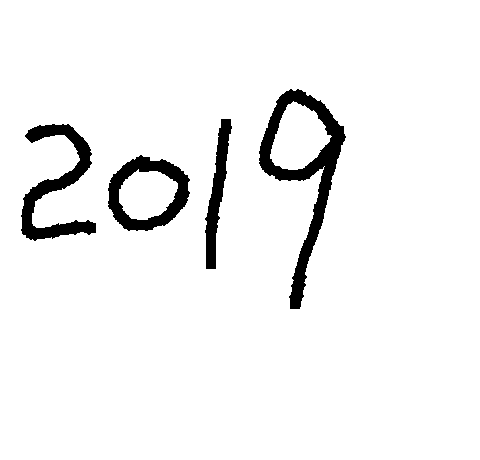
#> input picture tmp/1.png, 480 x 460 px
$ python recognize.py   (older library calls are emulated)
#> lines starting #> are read from the running program, lines starting #| are printed output that depends on the picture; after the words box and inside, x2 and y2 are one past the last pixel; in counts of white or black regions, pixels touching at a corner belong together
#> the answer given: tmp/1.png
### NN.py
import numpy as np


# [5 lines left out: function label_binarizer, not called in this run]


def tanh(x):
    return np.tanh(x)


def tanh_deriv(x):
    return 1.0 - np.tanh(x) * np.tanh(x)


def logistic(x):
    return 1 / (1 + np.exp(-x))


def logistic_derivative(x):
    return logistic(x) * (1 - logistic(x))


class NeuralNetwork:
    def __init__(self, layers, activation='tanh'):

#> called with activation = 'logistic'
        if activation == 'logistic':
            self.activation = logistic
            self.activation_deriv = logistic_derivative
        elif activation == 'tanh':
            self.activation = tanh
            self.activation_deriv = tanh_deriv

        self.weights = []
        for i in range(1, len(layers) - 1):
            self.weights.append((2 * np.random.random((layers[i - 1] + 1, layers[i] + 1)) - 1) * 0.25)
            self.weights.append((2 * np.random.random((layers[i] + 1, layers[i + 1])) - 1) * 0.25)
#> in GetCutZip, img is the input picture: PIL image 480x460 RGB; 94.8% white; 4 black regions, box (x1, y1, x2, y2) and area: (259, 89, 346, 309) 4516, (21, 124, 96, 241) 2918, (108, 155, 190, 231) 2462, (205, 119, 232, 269) 1643

    # [25 lines left out: function fit, not called in this run]

    def predict(self, x):
        self.weights = np.load("weights.npy")
        x = np.array(x)
        temp = np.ones(x.shape[0] + 1)
        temp[0:-1] = x
        a = temp
        for l in range(0, len(self.weights)):
            a = self.activation(np.dot(a, self.weights[l]))
        return a

### recognize.py
from PIL import Image
from NN import *


def Normalization(dataset):
    temp = dataset - np.tile(dataset.min(), dataset.shape)
    maxmatrix = np.tile(temp.max(), dataset.shape)
#> maxmatrix: shape (460, 480) float64; every value is 255
    return temp / maxmatrix


def rgb2gray(rgb):
    return np.dot(rgb[..., :3], [0.299, 0.587, 0.114])


def getimage_array(filename):
    img = Image.open(filename)
    img_array = np.array(img)
    if img_array.ndim == 3:
        img_array = rgb2gray(img_array)
    img_array = img_array.flatten()
    img_array = 1 - Normalization(img_array)
    return img_array


def JudgeEdge(img_array):
    height = len(img_array)
    width = len(img_array[0])
    size = [-1, -1, -1, -1]
    for i in range(height):
        high = img_array[i]
        low = img_array[height - 1 - i]
        if len(high[high > 0]) > 0 and size[0] == -1:
            size[0] = i
        if len(low[low > 0]) > 0 and size[1] == -1:
            size[1] = height - 1 - i
        if size[1] != -1 and size[0] != -1:
            break
    for i in range(width):
        left = img_array[:, i]
        right = img_array[:, width - 1 - i]
        if len(left[left > 0]) > 0 and size[2] == -1:
            size[2] = i
        if len(right[right > 0]) > 0 and size[3] == -1:
            size[3] = width - i - 1
        if size[2] != -1 and size[3] != -1:
            break
    return size


def JudgeOneNumber(img_array):
    edge = [-1, -1]
    width = len(img_array[0])
#> width = 480
    for i in range(width):
        left = img_array[:, i]
        right = img_array[:, width - 1 - i]
        if len(left[left > 0]) > 0 and edge[0] == -1:
            edge[0] = i
        if len(right[right > 0]) > 0 and edge[1] == -1:
            edge[1] = width - i - 1
        if edge[0] != -1 and edge[1] != -1:
            break
#> after the loop, edge = [21, 345]
    for j in range(edge[0], edge[1] + 1):
        border = img_array[:, j]
        if len(border[border > 0]) == 0:
            return False
    return True


def SplitPicture(img_array, img_list):
    if JudgeOneNumber(img_array):
        img_list.append(img_array)
        return img_list
    width = len(img_array[0])
#> width = 480
    for i in range(width):
        left_border = img_array[:, i]
        right_border = img_array[:, i + 1]
        if len(left_border[left_border > 0]) > 0 and len(right_border[right_border > 0]) == 0:
            break
    return_array = img_array[:, 0:i + 1]
#> return_array: shape (460, 96) float64; values 0 (black) and 1 (white), 6.6% white; 1 white region, box (x1, y1, x2, y2) and area: (21, 124, 96, 241) 2918
    img_list.append(return_array)
    new_array = img_array[:, i + 1:]
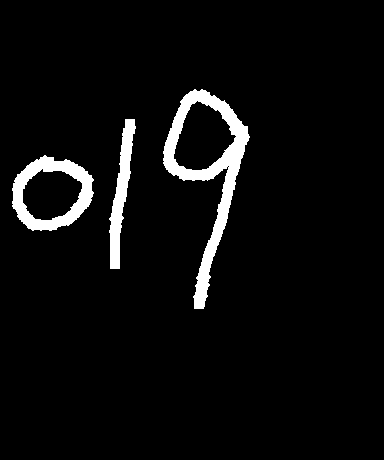
#> new_array: shape (460, 384) float64; values 0 (black) and 1 (white), 4.9% white; 3 white regions, box (x1, y1, x2, y2) and area: (163, 89, 250, 309) 4516, (12, 155, 94, 231) 2462, (109, 119, 136, 269) 1643
    return SplitPicture(new_array, img_list)
#> in SplitPicture (call 2), `width = len(img_array[0])`: width = 384
#> in SplitPicture (call 2), `return_array = img_array[:, 0:i + 1]`:
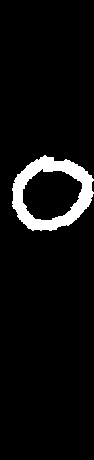
#> return_array: shape (460, 94) float64; values 0 (black) and 1 (white), 5.7% white; 1 white region, box (x1, y1, x2, y2) and area: (12, 155, 94, 231) 2462
#> in SplitPicture (call 2), `new_array = img_array[:, i + 1:]`:
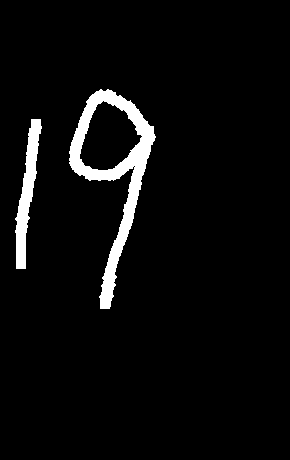
#> new_array: shape (460, 290) float64; values 0 (black) and 1 (white), 4.6% white; 2 white regions, box (x1, y1, x2, y2) and area: (69, 89, 156, 309) 4516, (15, 119, 42, 269) 1643
#> in SplitPicture (call 3), `width = len(img_array[0])`: width = 290
#> in SplitPicture (call 3), `return_array = img_array[:, 0:i + 1]`: return_array: shape (460, 42) float64; values 0 (black) and 1 (white), 8.5% white; 1 white region, box (x1, y1, x2, y2) and area: (15, 119, 42, 269) 1643
#> in SplitPicture (call 3), `new_array = img_array[:, i + 1:]`:
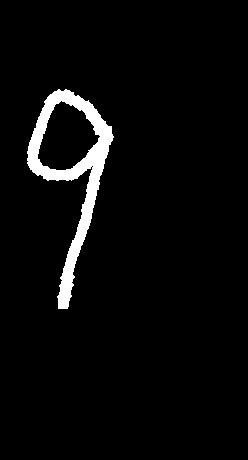
#> new_array: shape (460, 248) float64; values 0 (black) and 1 (white), 4% white; 1 white region, box (x1, y1, x2, y2) and area: (27, 89, 114, 309) 4516


# 读取图片，包括图片灰度化、剪裁、压缩
def GetCutZip(imagename):
    img = Image.open(imagename)
    img_array = np.array(img)
    # RGB图灰度化
    if img_array.ndim == 3:
        img_array = rgb2gray(img_array)

    # img = Image.fromarray(np.uint8(img_array))

    # img.show()
    # 提高数字与背景的对比度
    img_array = Normalization(img_array)
    # 白底黑字图像转化为黑底白字
    arr1 = (img_array >= 0.9)
    arr0 = (img_array <= 0.1)
    if arr1.sum() > arr0.sum():
        img_array = 1 - img_array

    img = Image.fromarray(np.uint8(img_array))

    # img.show()

    # 消除部分噪音，便于提取数字
    img_array[img_array > 0.7] = 1
    img_array[img_array < 0.4] = 0
    img_list = SplitPicture(img_array, [])
#> img_list = 4 items
    final_list = []
    for img_array in img_list:
        edge = JudgeEdge(img_array)
        cut_array = img_array[edge[0]:edge[1] + 1, edge[2]:edge[3] + 1]
        cut_img = Image.fromarray(np.uint8(cut_array * 255))
        if cut_img.size[0] <= cut_img.size[1]:
            zip_img = cut_img.resize((20 * cut_img.size[0] // cut_img.size[1], 20), Image.ANTIALIAS)
        else:
            zip_img = cut_img.resize((20, 20 * cut_img.size[1] // cut_img.size[0]), Image.ANTIALIAS)
        zip_img_array = np.array(zip_img)
        final_array = np.zeros((28, 28))
        height = len(zip_img_array)
        width = len(zip_img_array[0])
        high = (28 - height) // 2
        left = (28 - width) // 2
        final_array[high:high + height, left:left + width] = zip_img_array
        final_array = Normalization(final_array)
        final_list.append(final_array)
#> this loop made 4 passes
#> (height, width, edge, high, left) on passes 1 to 4: (20, 12, [124, 240, 21, 95], 4, 8), (18, 20, [155, 230, 12, 93], 5, 4), (20, 3, [119, 268, 15, 41], 4, 12), (20, 7, [89, 308, 27, 113], 4, 10)
#> pass 1, in GetCutZip, `cut_array = img_array[edge[0]:edge[1] + 1, edge[2]:edge[3] + 1]`:
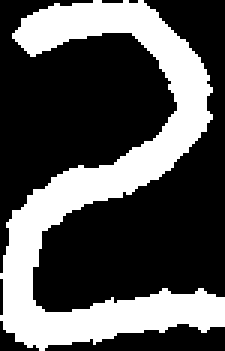
#> cut_array: shape (117, 75) float64 (shown 3 times larger); values 0 (black) and 1 (white), 33.3% white; 1 white region, box (x1, y1, x2, y2) and area: (0, 0, 75, 117) 2918
#> pass 1, in Normalization (call 2), `temp = dataset - np.tile(dataset.min(), dataset.shape)`:
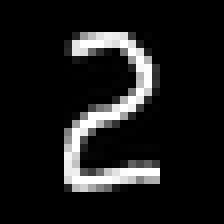
#> temp: shape (28, 28) float64 (shown 8 times larger); min 0, max 255, mean 26.3
#> after the loop:
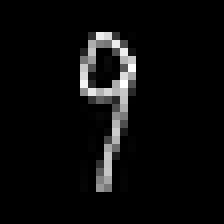
#> final_array: shape (28, 28) float64 (shown 8 times larger); min 0, max 1, mean 0.0459
#> after the loop, final_list = 4 items
        # print(final_list[0])
    return final_list


def recognize(src):
    nn = NeuralNetwork([784, 250, 10], 'logistic')
    img_list = GetCutZip(src)
#> img_list = 4 items
    final_result = ''
    for img_array in img_list:
        img_array = img_array.flatten()
        result_list = nn.predict(img_array)
        result = np.argmax(result_list)
        final_result = final_result + str(result)
#> this loop made 1 pass
#> after the loop, final_result = ''
    return final_result


if __name__ == "__main__":
    img_path = input("请输入图片路径:\n")
#> (the run stopped early here; a loop or call above may not have finished)

$ run again, on tmp/2019.png
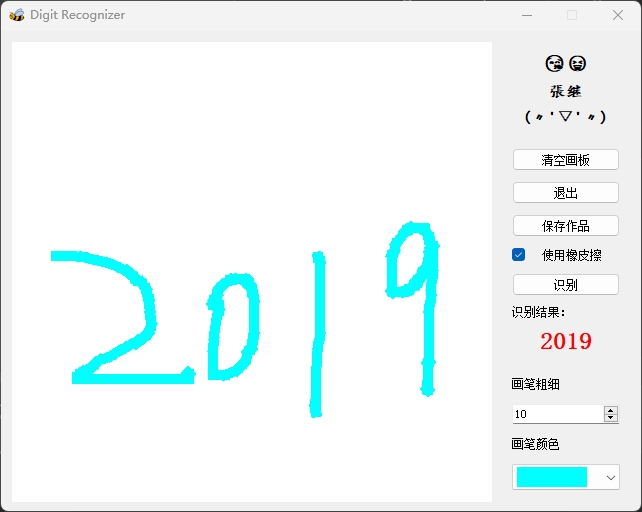
#> input picture tmp/2019.png, 642 x 512 px
#> in GetCutZip, img is the input picture: PIL image 642x512 RGBA; mean R, G, B, A 237.5, 247.3, 247.3, 255
#> maxmatrix: shape (512, 642) float64; every value is 255
#> arr1: shape (512, 642) bool; 93.8% white; 114 black regions (43 under 20 px), largest, box (x1, y1, x2, y2) and area: (51, 251, 196, 384) 3770, (385, 221, 440, 397) 3332, (206, 273, 260, 381) 2649
#> arr0: shape (512, 642) bool; 0.58% white in thin lines or dots, all inside (x1, y1, x2, y2) = (14, 16, 613, 450)
#> in GetCutZip, `img_array[img_array < 0.4] = 0`:
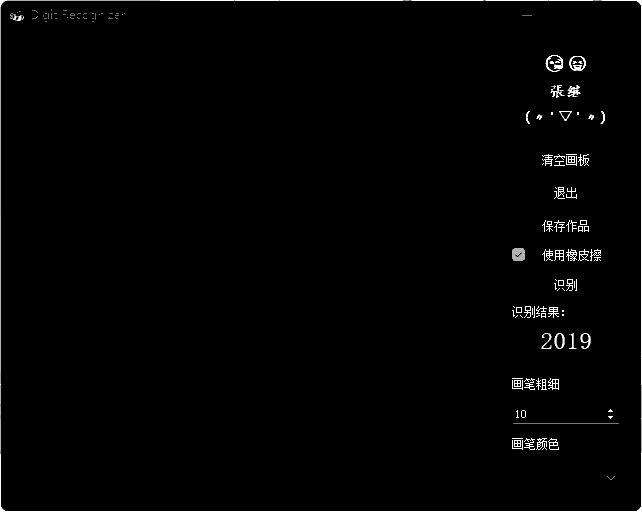
#> img_array: shape (512, 642) float64; min 0, max 1, mean 0.0145
#> in JudgeOneNumber, `width = len(img_array[0])`: width = 642
#> after the loop in JudgeOneNumber, `for i in range(width):`: edge = [0, 641]
#> in GetCutZip, `img_list = SplitPicture(img_array, [])`: img_list = 1 item
#> the loop in GetCutZip, `for img_array in img_list:` made 1 pass
#> (height, width, edge, high, left) on pass 1: (15, 20, [0, 511, 0, 641], 6, 4)
#> pass 1, in Normalization (call 2), `temp = dataset - np.tile(dataset.min(), dataset.shape)`:
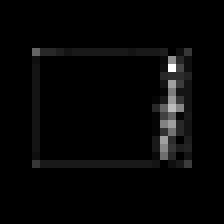
#> temp: shape (28, 28) float64 (shown 8 times larger); min 0, max 51, mean 1.2; drawn with min black and max white
#> the loop in recognize, `for img_array in img_list:` made 1 pass
#> after the loop in recognize, `for img_array in img_list:`: final_result = ''

$ run again, on tmp/2048.png
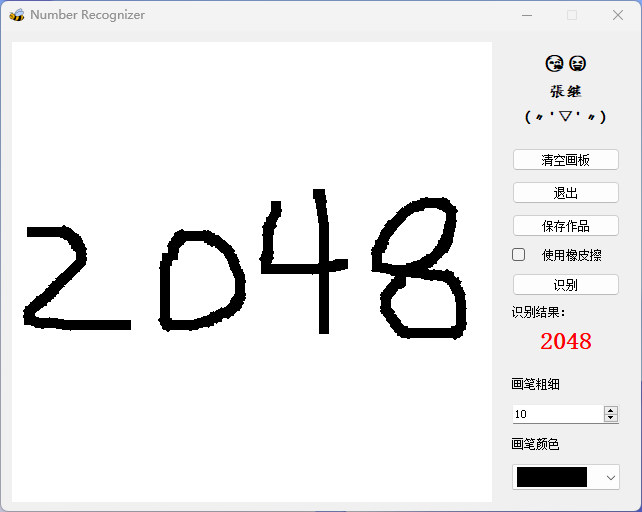
#> input picture tmp/2048.png, 642 x 512 px
#> in GetCutZip, img is the input picture: PIL image 642x512 RGBA; mean R, G, B, A 236.2, 236.1, 236.3, 255
#> maxmatrix: shape (512, 642) float64; every value is 255
#> arr1: shape (512, 642) bool; 93.1% white; 109 black regions (39 under 20 px), largest, box (x1, y1, x2, y2) and area: (371, 197, 467, 340) 4918, (158, 229, 246, 332) 3060, (259, 189, 348, 334) 2990
#> in GetCutZip, `img_array[img_array > 0.7] = 1`:
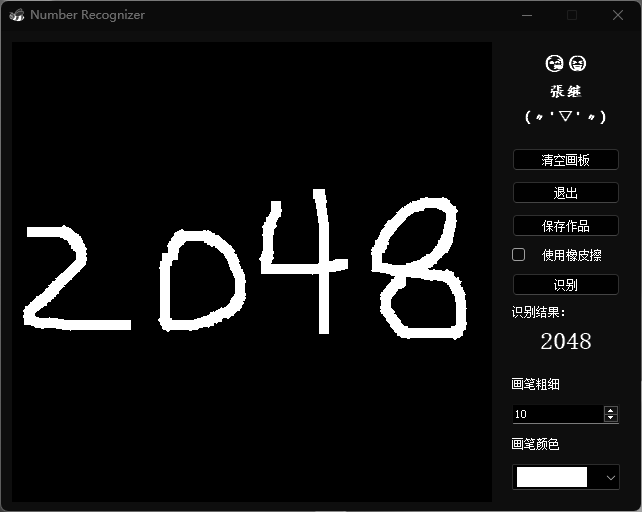
#> img_array: shape (512, 642) float64; min 0, max 1, mean 0.0742
#> in JudgeOneNumber, `width = len(img_array[0])`: width = 642
#> after the loop in JudgeOneNumber, `for i in range(width):`: edge = [0, 641]
#> in GetCutZip, `img_list = SplitPicture(img_array, [])`: img_list = 1 item
#> the loop in GetCutZip, `for img_array in img_list:` made 1 pass
#> (height, width, edge, high, left) on pass 1: (15, 20, [0, 511, 0, 641], 6, 4)
#> pass 1, in GetCutZip, `final_array = Normalization(final_array)`:
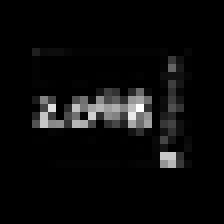
#> final_array: shape (28, 28) float64 (shown 8 times larger); min 0, max 1, mean 0.0455
#> the loop in recognize, `for img_array in img_list:` made 1 pass
#> after the loop in recognize, `for img_array in img_list:`: final_result = ''

$ run again, on tmp/3.png
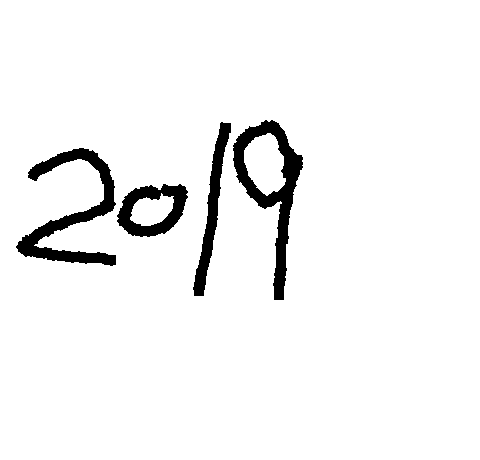
#> input picture tmp/3.png, 480 x 460 px
#> in GetCutZip, img is the input picture: PIL image 480x460 RGB; 95.2% white; 4 black regions, box (x1, y1, x2, y2) and area: (233, 120, 303, 300) 3521, (16, 148, 116, 266) 3426, (193, 122, 231, 296) 1841, (117, 184, 188, 237) 1824
#> maxmatrix: shape (460, 480) float64; every value is 255
#> in JudgeOneNumber, `width = len(img_array[0])`: width = 480
#> after the loop in JudgeOneNumber, `for i in range(width):`: edge = [16, 302]
#> in SplitPicture, `width = len(img_array[0])`: width = 480
#> return_array: shape (460, 116) float64; values 0 (black) and 1 (white), 6.4% white; 1 white region, box (x1, y1, x2, y2) and area: (16, 148, 116, 266) 3426
#> new_array: shape (460, 364) float64; values 0 (black) and 1 (white), 4.3% white; 3 white regions, box (x1, y1, x2, y2) and area: (117, 120, 187, 300) 3521, (77, 122, 115, 296) 1841, (1, 184, 72, 237) 1824
#> return_array: shape (460, 72) float64; values 0 (black) and 1 (white), 5.5% white; 1 white region, box (x1, y1, x2, y2) and area: (1, 184, 72, 237) 1824
#> new_array: shape (460, 292) float64; values 0 (black) and 1 (white), 4% white; 2 white regions, box (x1, y1, x2, y2) and area: (45, 120, 115, 300) 3521, (5, 122, 43, 296) 1841
#> return_array: shape (460, 43) float64; values 0 (black) and 1 (white), 9.3% white; 1 white region, box (x1, y1, x2, y2) and area: (5, 122, 43, 296) 1841
#> new_array: shape (460, 249) float64; values 0 (black) and 1 (white), 3.1% white; 1 white region, box (x1, y1, x2, y2) and area: (2, 120, 72, 300) 3521
#> in GetCutZip, `img_list = SplitPicture(img_array, [])`: img_list = 4 items
#> the loop in GetCutZip, `for img_array in img_list:` made 4 passes
#> (height, width, edge, high, left) on passes 1 to 4: (20, 16, [148, 265, 16, 115], 4, 6), (14, 20, [184, 236, 1, 71], 7, 4), (20, 4, [122, 295, 5, 42], 4, 12), (20, 7, [120, 299, 2, 71], 4, 10)
#> after the loop in GetCutZip, `for img_array in img_list:`:
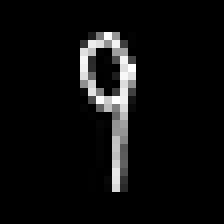
#> final_array: shape (28, 28) float64 (shown 8 times larger); min 0, max 1, mean 0.0533
#> the loop in recognize, `for img_array in img_list:` made 1 pass
#> after the loop in recognize, `for img_array in img_list:`: final_result = ''
